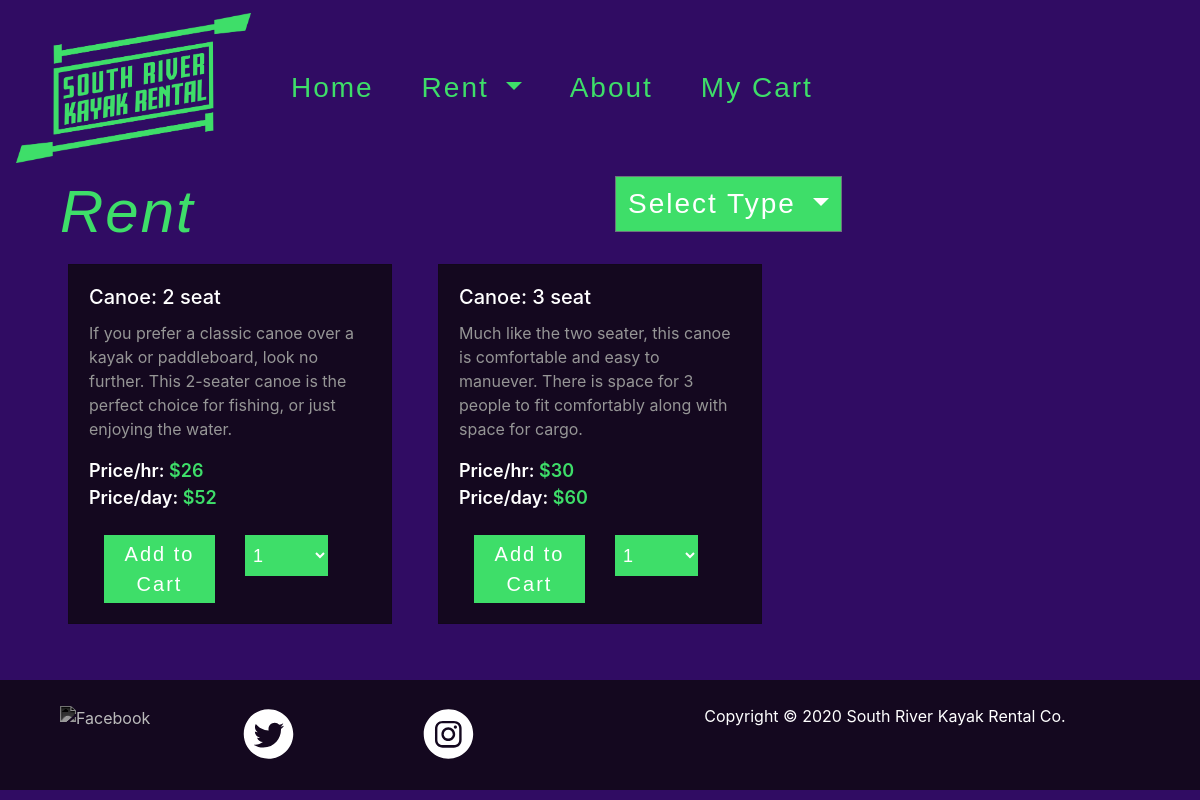
Page /rent/canoe/ on the committed database.
### tables this page shows
CREATE TABLE "rentals" (
	"name"	TEXT,
	"description"	TEXT,
	"type"	INTEGER,
	"cost-hour"	INTEGER,
	"cost-day"	INTEGER,
	"id"	INTEGER
);

### application.py (the view)
@app.route("/rent/")
@app.route("/rent/<type>/")
def rent(type=1):
    connection=sqlite3.connect("rentals.db")
    cursor=connection.cursor()
    cursor.execute("SELECT * FROM rentals")
    rentals=cursor.fetchall()
    names=[]
    descriptions=[]
    types=[]
    costs_hour=[]
    costs_day=[]
    ids=[]
    length=0
    type_indicator=-1
    if type=="kayak":
        type_indicator=1
    if type=="canoe":
        type_indicator=2
    if type=="paddleboard":
        type_indicator=3
    for i in range(len(rentals)):
        if type_indicator==rentals[i][2] or type_indicator==-1:
            names.append(rentals[i][0])
            descriptions.append(rentals[i][1])
            types.append(rentals[i][2])
            costs_hour.append(rentals[i][3])
            costs_day.append(rentals[i][4])
            ids.append(rentals[i][5])
            length+=1
    return render_template("rent.html", names=names, descriptions=descriptions, types=types, costs_hour=costs_hour, costs_day=costs_day, length=length, ids=ids)

### templates/rent.html (shortened to what this page needs)
{% extends "layout.html" %}
{% block main %}
<div class="container">
  <div class="row">
    <div class="col">
      <h1 class="rent-header">Rent</h1>
    </div>
    <div class="col">
      <div class="dropdown float-left">
        <button class="btn dropdown-btn btn-secondary dropdown-toggle" type="button" id="dropdownMenuButton" data-toggle="dropdown" aria-haspopup="true" aria-expanded="false">
          Select Type
        </button>
      </div>
    </div>
  </div>
</div>
<div>
  <div class="container mb-5">
    <div class="row">
      {% for i in range(length) %}
        <div class="col-xs-12 col-md-6 col-lg-4">
          <div class="card m-2">
            <div class="card-body">
              <h5 class="card-title">{{names[i]}}</h5>
              <p class="card-text">{{descriptions[i]}}</p>
              <div><span class="price-label">Price/hr: <span class="green-text">${{costs_hour[i]}}</span></span></div>
              <div><span class="price-label">Price/day: <span class="green-text">${{costs_day[i]}}</span></span></div>
              <form action="/createcookie" method="POST">
                <div class="container">
                  <div class="row">
                    <div class="col">
                      <button class="btn btn-primary add-to-cart mt-4" type="submit" name="item" value={{ids[i]}}>Add to Cart</button>
                    </div>
                    <div class="col">
                      <select class="form-control quantity-selector mt-4" name="quantity">
                        <option>1</option>
                      </select>
                    </div>
                  </div>
                </div>
              </form>
            </div>
          </div>
        </div>
      {% endfor %}
    </div>
  </div>
</div>
{% endblock %}

### static/stylesheet.css (style rules this page uses)
body { background-color: #300c63; }
.card { background-color: #14081f; border-radius: 0; }
.card-title { color: white; }
.card-text { color: #969696; }
.price-label { color: white; font-weight: 600; font-size: 18px; }
.green-text { color: #3ede69; }
.add-to-cart { border-radius: 0; color: white; background-color: #3ede69; font-size: 20px; font-family: fresno, sans-serif; font-weight: 400; font-style: normal; letter-spacing: 2px; padding: 4px; border: none; }
.rent-header { color: #3ede69; font-size: 60px; font-family: fresno, sans-serif; font-weight: 400; font-style: normal; letter-spacing: 2px; font-style: italic; }
.dropdown-btn { color: white; font-size: 28px; font-family: fresno, sans-serif; font-weight: 400; font-style: normal; letter-spacing: 2px; background-color: #3ede69; border-radius: 0; }
.quantity-selector { color: white; font-size: 18px; font-family: fresno, sans-serif; font-weight: 400; font-style: normal; letter-spacing: 2px; background-color: #3ede69; border-radius: 0; border: none; padding: 4px; }
.form-control { max-width: 75%; margin-top: 3px; }

### rows in the picture
rentals: name "Canoe: 2 seat", description "If you prefer a classic canoe over a kayak or paddleboard, look no further. This 2-seater canoe is the perfect choice for fishing, or just enjoying the water."
rentals: name "Canoe: 3 seat", description "Much like the two seater, this canoe is comfortable and easy to manuever. There is space for 3 people to fit comfortably along with space for cargo."

### other values in the picture
{{ costs_hour[i] }} "26" "30"
{{ costs_day[i] }} "52" "60"
